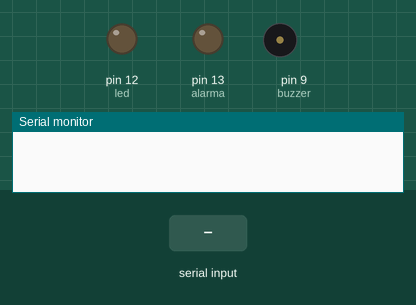
The sketch below on a simulated Arduino Uno, built with avr-gcc and run on an emulated ATmega328P. On the bench: output pins drawn as LEDs (lit = HIGH), buzzer (waves = sounding, pin HIGH), the last lines printed to the serial monitor. The test bench sets the inputs (shaded band).

Above: at 1.2 s.
1.3 s: "90:45\n" received over Serial
2.8 s: "5\n" received over Serial
5.8 s: "90:45\n" received over the second serial link
At 11.9 s:
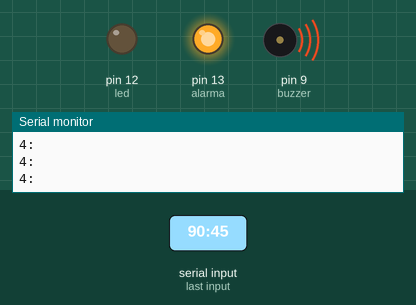
Timing chart, 0 to 13.3 s (numbered marks = the images above; inputs shaded):
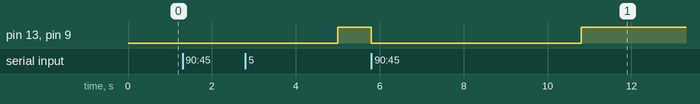

The sketch:

EstacioTerra.ino
```cpp
#include <SoftwareSerial.h>

int ComandoT_Parar = 1;
int ComandoT_Reanudar = 2;
int ComandoT_Periode_TyHyD = 3;
int ComandoT_Periode_Pos = 4;
int ComandoT_MitjanesSat = 5;
int ComandoT_MaxTemp = 6;
int ComandoT_MaxHum = 7;
int ComandoT_ServoAuto = 8;
int ComandoT_ServoJoy = 9;
int ComandoT_ServoManual = 10;
int ComandoT_MaxDist = 11;

SoftwareSerial mySerial(10, 11); // RX, TX (blau, taronja)

// Definició LED recepció
const int led = 12;
bool stateLed = LOW;

//Definicio Alarma Sonora
const int buzzer = 9;

// Definició Alarma
const int alarma = 13;
bool stateAlarma = LOW;

bool esperantTimeout = false;
long NextMillisTIMEOUT;
int PeriodeTIMEOUT = 5000;
bool Comunicacio = true;

// Definicio Joystick
bool MANUAL = false;
unsigned long NextMillisJoystick = 20;
const int PeriodeJoystick = 50; // ms entre envíos
const int joyX = A0;

void setup() {
  pinMode (led, OUTPUT);
  pinMode (alarma, OUTPUT);
  pinMode(buzzer, OUTPUT);

  Serial.begin(9600);
  mySerial.begin(9600);

  NextMillisTIMEOUT = PeriodeTIMEOUT;
}

//--------------------------------------------------
// Definició de les funcions
//--------------------------------------------------

int Checksum(String missatge){
  const char* paraula = missatge.c_str();
  int suma = 0;
  for (int i = 0; paraula[i] != '\0'; i++){
      suma += paraula[i];
  }
  return suma % 256;
}

String AfegirChecksum(String paraula){
  return paraula + "|" + String(Checksum(paraula));
}

void ProcessarCom(String comando) {
  comando.trim();
  int fin = comando.indexOf(':', 0);
  int codigo = comando.substring(0, fin).toInt();
  int inicio = fin + 1;

  if (codigo == ComandoT_Parar) { //1: Parar comunicacio
    Comunicacio = false;
  }

  else if (codigo == ComandoT_Reanudar) { //2: Reanudar comunicacio
    Comunicacio = true;
    NextMillisTIMEOUT = millis() + PeriodeTIMEOUT;

  }
  else if (codigo == ComandoT_ServoJoy) { //9: Joystick manual
    MANUAL = true;
  }
  else if (codigo == ComandoT_ServoAuto) { //8: Moviment AUTO del servo
    MANUAL = false;
  }
  else if (codigo == ComandoT_ServoManual){ // 10 Moviment concret
    MANUAL = false;
  }
}

void AlarmaSonora() {
  digitalWrite(buzzer, HIGH);
  //tone(buzzer, 3000, 2000);
}

int LlegirJoystick() {
  int valorJoy = analogRead(joyX);
  int angle = map(valorJoy, 0, 1023, 0, 180);
  return angle;
}

void EnviarJoystick() {
  int angle = LlegirJoystick();
  String missatge = AfegirChecksum("9:" + String(angle)); // ComandoT_ServoJoy = 8
  mySerial.println(missatge);
  Serial.print("Envio Joystick: ");
  Serial.println(missatge);
}
//--------------------------------------------------
// Programa prinicipal
//--------------------------------------------------

void loop() {
  if (mySerial.available()) {//Sat para python
    digitalWrite(led, HIGH);
    NextMillisTIMEOUT = millis() + PeriodeTIMEOUT;
    digitalWrite(alarma, LOW);
    digitalWrite(buzzer, LOW);

    String comando = mySerial.readStringUntil('\n'); //Rebre
    Serial.println(comando); //Enviar

    digitalWrite(led, LOW);
  }
  else{
    if (Comunicacio == true && millis()>= NextMillisTIMEOUT){
      Serial.println("4:");
      digitalWrite(alarma, HIGH);
      digitalWrite(buzzer, HIGH);
    }
  }

  if(Serial.available()){
    //Python para sat
    String info = Serial.readStringUntil('\n');
    ProcessarCom(info);
    mySerial.println(info);
    Serial.print("Envio:");
    Serial.println(info);
  }

  if (MANUAL == true && millis() >= NextMillisJoystick) { //Envia valor de Joystick manual
    NextMillisJoystick = millis() + PeriodeJoystick;
    EnviarJoystick();
  }
}
```

Measured:
- after the input at 5.8 s, pin 13 (alarma), pin 9 (buzzer): HIGH → LOW at once, → HIGH 5.0 s later
